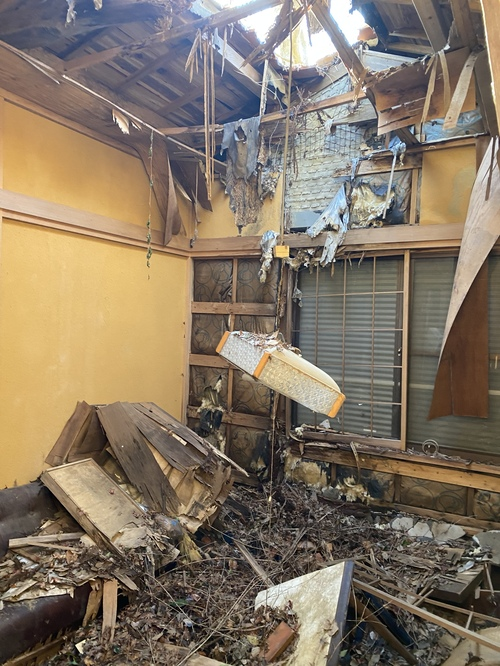
#> input picture image/akiya.jpg, 500 x 666 px
$ python preprocess.py ../image/akiya.jpg
#> lines starting #> are read from the running program, lines starting #| are printed output that depends on the picture
import os
import cv2
import numpy as np
from PIL import Image, ImageEnhance

def resize_image(image_path, max_size=1024):
    """画像をAPIに適したサイズにリサイズする"""
#> called with image_path = '../image/akiya.jpg', max_size = 1024
    img = Image.open(image_path)
#> img is the input picture: PIL image 500x666 RGB; mean R, G, B 132.7, 118.9, 101.5

    # アスペクト比を維持しながらリサイズ
    width, height = img.size
#> width = 500; height = 666
    if width > max_size or height > max_size:
        if width > height:
            new_width = max_size
            new_height = int(height * (max_size / width))
        else:
            new_height = max_size
            new_width = int(width * (max_size / height))

        img = img.resize((new_width, new_height), Image.LANCZOS)

    # 処理した画像を一時ファイルとして保存
    output_dir = os.path.join(os.path.dirname(image_path), "processed")
    os.makedirs(output_dir, exist_ok=True)

    base_name = os.path.basename(image_path)
    output_path = os.path.join(output_dir, f"resized_{base_name}")
    img.save(output_path)

    return output_path

def enhance_image(image_path):
    """画像のコントラストと鮮明さを強調する"""
#> called with image_path = '../image/processed/resized_akiya.jpg'
    img = Image.open(image_path)

    # コントラスト強調
    enhancer = ImageEnhance.Contrast(img)
    img = enhancer.enhance(1.3)  # コントラスト強調係数
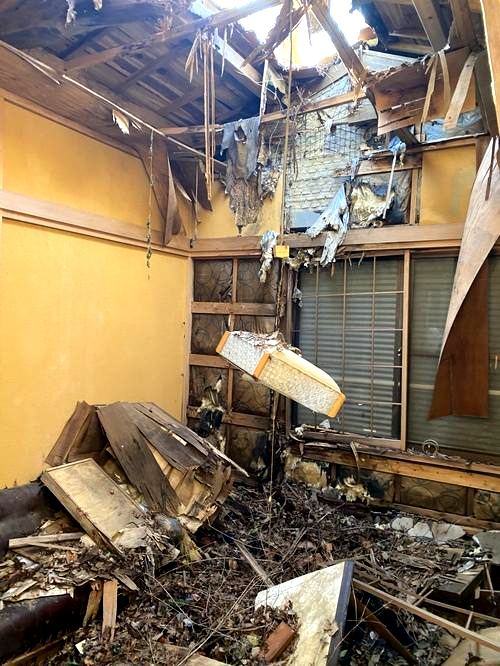
#> img: PIL image 500x666 RGB; mean R, G, B 135.1, 117.8, 95.6

    # シャープネス強調
    enhancer = ImageEnhance.Sharpness(img)
    img = enhancer.enhance(1.5)  # シャープネス強調係数

    # 処理した画像を保存
    output_dir = os.path.dirname(image_path)
    base_name = os.path.basename(image_path)
    output_path = os.path.join(output_dir, f"enhanced_{base_name}")
    img.save(output_path)

    return output_path

def detect_edges(image_path):
    """OpenCVを使用してエッジ検出を行う（ひび割れ強調）"""
    img = cv2.imread(image_path)
    gray = cv2.cvtColor(img, cv2.COLOR_BGR2GRAY)

    # ノイズ除去
    blurred = cv2.GaussianBlur(gray, (5, 5), 0)

    # エッジ検出（Canny）
    edges = cv2.Canny(blurred, 50, 150)

    # オリジナル画像とエッジを組み合わせる
    edge_highlighted = cv2.cvtColor(edges, cv2.COLOR_GRAY2BGR)
    result = cv2.addWeighted(img, 0.8, edge_highlighted, 0.2, 0)

    # 処理した画像を保存
    output_dir = os.path.dirname(image_path)
    base_name = os.path.basename(image_path)
    output_path = os.path.join(output_dir, f"edges_{base_name}")
    cv2.imwrite(output_path, result)

    return output_path

def preprocess_pipeline(image_path):
    """画像前処理パイプライン"""
    # リサイズ
    resized_path = resize_image(image_path)

    # コントラスト強調
    enhanced_path = enhance_image(resized_path)

    # エッジ検出（必要に応じて）
    # edge_path = detect_edges(enhanced_path)

    return enhanced_path

if __name__ == "__main__":
    # テスト用
    import sys
    if len(sys.argv) > 1:
        input_image = sys.argv[1]
        output_path = preprocess_pipeline(input_image)
        print(f"処理済み画像: {output_path}")
    else:
        print("使用法: python preprocess.py <画像パス>")
